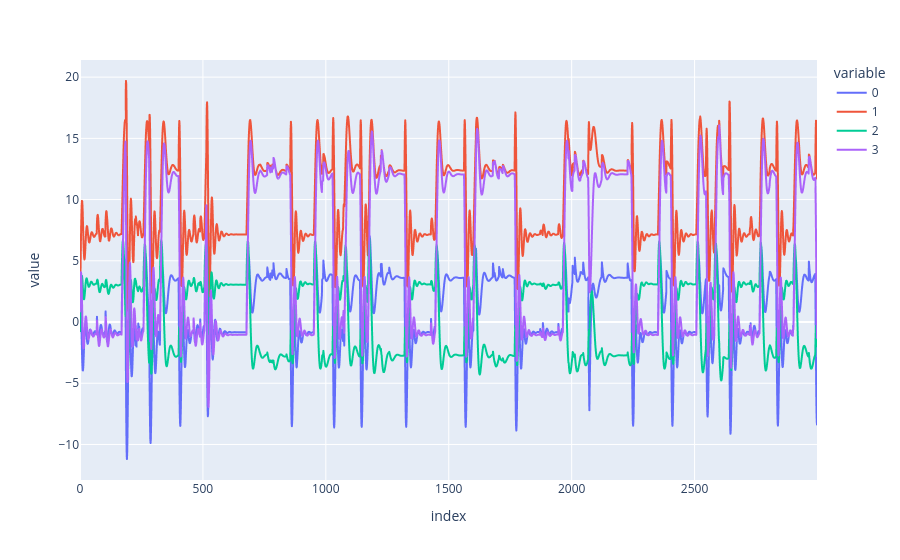

Notebook code for this chart:
### Code cell
px.line(X1.T)

### Figure 1 — Plotly figure (JSON) as saved in the notebook; plotly's stock layout.template omitted (floating-point values rounded to 4 significant figures; data arrays with more than 128 entries replaced by an {"elided": "..."} marker saying what was removed)
{"data": [{"hovertemplate": "variable=0<br>index=%{x}<br>value=%{y}<extra></extra>", "legendgroup": "0", "line": {"color": "#636efa", "dash": "solid"}, "marker": {"symbol": "circle"}, "mode": "lines", "name": "0", "showlegend": true, "type": "scattergl", "x": {"elided": "2999 int values"}, "xaxis": "x", "y": {"elided": "2999 float values"}, "yaxis": "y"}, {"hovertemplate": "variable=1<br>index=%{x}<br>value=%{y}<extra></extra>", "legendgroup": "1", "line": {"color": "#EF553B", "dash": "solid"}, "marker": {"symbol": "circle"}, "mode": "lines", "name": "1", "showlegend": true, "type": "scattergl", "x": {"elided": "2999 int values"}, "xaxis": "x", "y": {"elided": "2999 float values"}, "yaxis": "y"}, {"hovertemplate": "variable=2<br>index=%{x}<br>value=%{y}<extra></extra>", "legendgroup": "2", "line": {"color": "#00cc96", "dash": "solid"}, "marker": {"symbol": "circle"}, "mode": "lines", "name": "2", "showlegend": true, "type": "scattergl", "x": {"elided": "2999 int values"}, "xaxis": "x", "y": {"elided": "2999 float values"}, "yaxis": "y"}, {"hovertemplate": "variable=3<br>index=%{x}<br>value=%{y}<extra></extra>", "legendgroup": "3", "line": {"color": "#ab63fa", "dash": "solid"}, "marker": {"symbol": "circle"}, "mode": "lines", "name": "3", "showlegend": true, "type": "scattergl", "x": {"elided": "2999 int values"}, "xaxis": "x", "y": {"elided": "2999 float values"}, "yaxis": "y"}], "layout": {"legend": {"title": {"text": "variable"}, "tracegroupgap": 0}, "margin": {"t": 60}, "xaxis": {"anchor": "y", "domain": [0, 1], "title": {"text": "index"}}, "yaxis": {"anchor": "x", "domain": [0, 1], "title": {"text": "value"}}}}
